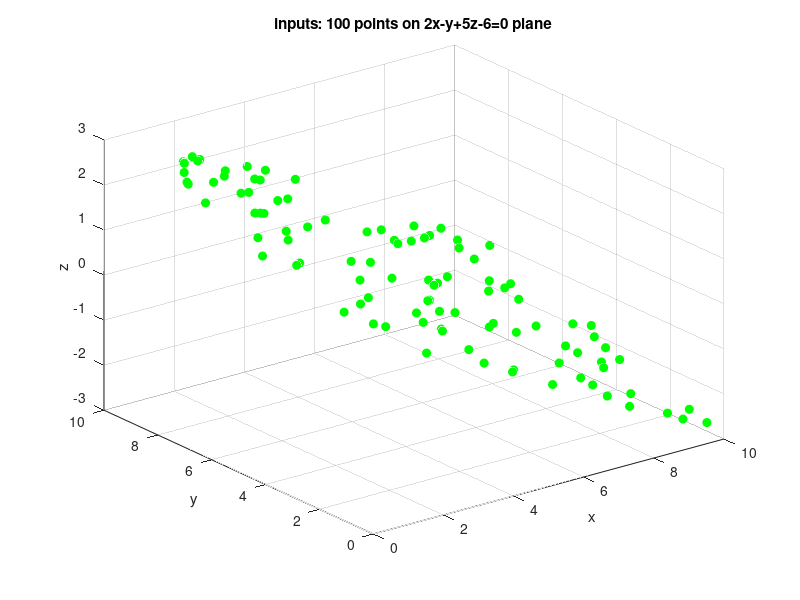
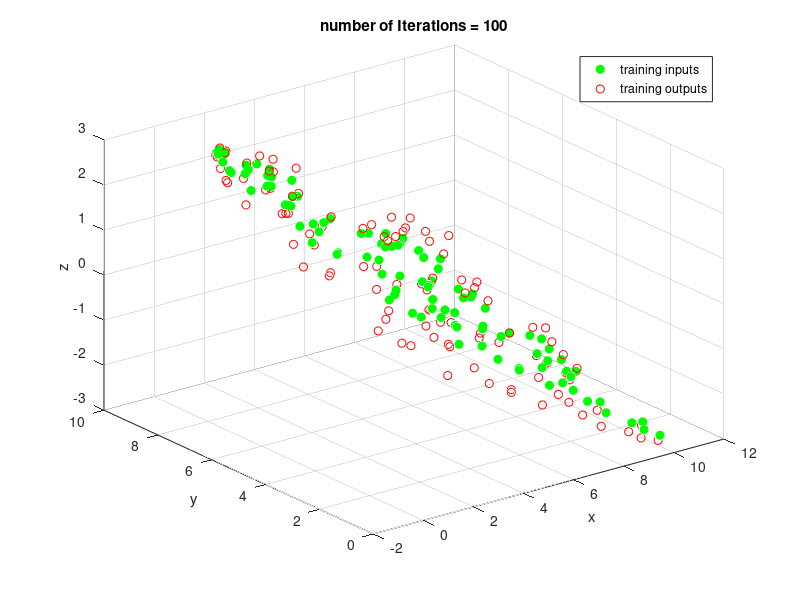

Reproduce these figures in MATLAB, in order. (Note: this script raises an error after producing the figures.)
%% Assignment 2: Simulation of Learning in human brain by a linear memory

%% Producing and demonstrating Inputs
% Defining a plane parameters: ax+by+cz+d=0
a = 2;
b = -1;
c = 5;
d = -6;

% Defining input: taking some points on the plane
N = 100; % number of inputs
x = 10 * rand(N,1);
y = 10 * rand(N,1);
z = 0.2 * (-2*x + y + 6);

% Demonstrating Inputs
figure(1)
input = [x y z]
scatter3(x,y,z, 'marker', 'o' , "MarkerFaceColor", 'g', 'MarkerEdgeColor','g')
title(sprintf('inputs: %d points on 2x-y+5z-6=0 plane',N))
xlabel('x')
ylabel('y')
zlabel('z')

%% Training network
r = rand(3,3); % for not changing in each I iteration

I = 100:20:2500 % Matrix of numbers of iterations
MAError = zeros(1,length(I)); %Mean Average Error
eta = 0.0001; % Learning step

for i= 1:length(I)
    
    %Defining Weight Matrix
    w = zeros(3,3,I(i)); % Preallocating weight matrix
    w(:, :, 1) = 0.0001 * r; % initial weight 
    
    % Preallocating output and error
    output = zeros(N,3,I(i));
    e = zeros(N,3,I(i));
    
    for n = 1:I(i)
        output(:,:,n) = input(:,:) * w(:,:,n)  ;
        e(:,:,n) = input(:,:) - output(:,:,n);
        w(:,:, n+1) = w(:,:, n) + eta *  transpose(input(:,:)) * e(:,:,n);% Updating weight matrix
    end
    Number_of_Iterations =sprintf(' %d',I(i))
    weight = w(:,:,I(i))
    
    figure(i+1)
    scatter3(x,y,z, 'marker', 'o' , "MarkerFaceColor", 'g', 'MarkerEdgeColor','g')
    hold on
    scatter3(output(:,1,I(i)),output(:,2,I(i)), output(:,3,I(i)), 'marker', 'o', 'MarkerEdgeColor','r' )
    title(sprintf('number of Iterations = %d',I(i)))
    xlabel('x')
    ylabel('y')
    zlabel('z')
    legend('training inputs', 'training outputs')
    hold off
    MAError(i) = mae(e(:,:,I(i)));
    
end
